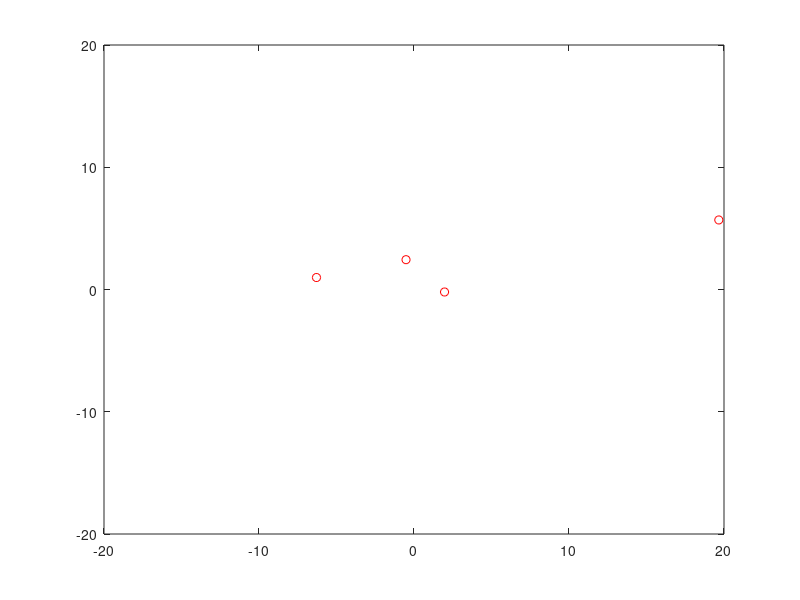
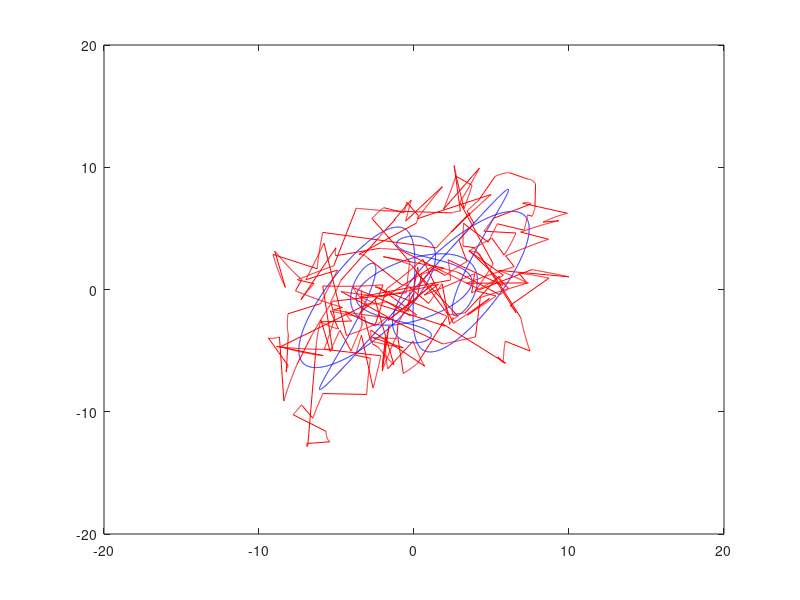

Source code (MATLAB) for these figures, in order:
clear variables; close all; clc 

f  = 1000; 
dt = 1/f; 
t = 0:dt:15; 

std = linspace(0.5,30,10);      % vector with possible std's of velocity 
rv = std(10);                    % std of velocity 
rp = 0.5;                       % std of position 

% Initialize first time step 
x(1) = 1.6*sin(0.1*2*pi*t(1))+4*sin(0.3*2*pi*t(1))+0.8*sin(0.5*2*pi*t(1))+2.4*sin(0.8*2*pi*t(1));
y(1) = 0.8*sin(0.2*2*pi*t(1))+2.4*sin(0.3*2*pi*t(1))+4*sin(0.6*2*pi*t(1))+2.4*sin(0.8*2*pi*t(1)); 

vx(1) = 0; 
vy(1) = 0; 

npx(1,1:5) = x(1) + rp*randn(1,5); 
npy(1,1:5) = y(1) + rp*randn(1,5); 
nvx(1,1:5) = vx(1) + rv*randn(1,5); 
nvy(1,1:5) = vy(1) + rv*randn(1,5);

% Vector containing which particle should change 
r = zeros(1,length(t)); 
r([80:400:length(t)])  = 1; 
r([160:400:length(t)]) = 2; 
r([240:400:length(t)]) = 3; 
r([320:400:length(t)]) = 4; 
r([400:400:length(t)]) = 5; 


figure()
h = plot(npx,npy,'ro');
% hold on 
% g = plot(x(end,:),y(end,:),'bo');
hold off 
xlim([-20 20])
ylim([-20 20])
F(1) = getframe(gca); 

for i = 2: length(t)
    
    x(i) = 1.6*sin(0.1*2*pi*t(i))+4*sin(0.3*2*pi*t(i))+0.8*sin(0.5*2*pi*t(i))+2.4*sin(0.8*2*pi*t(i));
    y(i) = 0.8*sin(0.2*2*pi*t(i))+2.4*sin(0.3*2*pi*t(i))+4*sin(0.6*2*pi*t(i))+2.4*sin(0.8*2*pi*t(i)); 

    vx(i)  = (x(i) - x(i-1))/dt; 
    vy(i)  = (y(i) - y(i-1))/dt; 
    nvx(i,1:5) = nvx(i-1,1:5); 
    nvy(i,1:5) = nvy(i-1,1:5); 
    npx(i,1:5) = npx(i-1,1:5) + dt.*(vx(i)+nvx(i,1:5));   
    npy(i,1:5) = npy(i-1,1:5) + dt.*(vy(i)+nvy(i,1:5));

if mod(i,80) == 0
    npx(i,r(i)) = x(i) + rp*randn(1); 
    npy(i,r(i)) = y(i) + rp*randn(1); 
    nvx(i,r(i)) = rv*randn(1); 
    nvy(i,r(i)) = rv*randn(1);
    display(['i = ' num2str(i)]); 
end 

xn = npx(i,:); 
yn = npy(i,:); 
xr = x(i); 
yr = y(i);

set(h, 'xdata' , xn, 'ydata', yn)
% set(g, 'xdata' , xr, 'ydata', yr)

drawnow limitrate 

% F(i) = getframe(gca); 

end 

%% Make a video of the trajectory 

% v = VideoWriter('VN_vmin_r.avi','Motion JPEG AVI');
% v.Quality = 100; 
% v.FrameRate = 1000; 
% 
% open(v) 
% writeVideo(v,F)
% close(v)

%% Show trajectory 

npx_mean = (mean(npx,2));  
npy_mean = (mean(npy,2));

figure 
plot(x(1:find(t==10)),y(1:find(t==10)),'b')
hold on 
plot(npx_mean(1:find(t==10)),npy_mean(1:find(t==10)),'r') 
xlim([-20 20])
ylim([-20 20])





